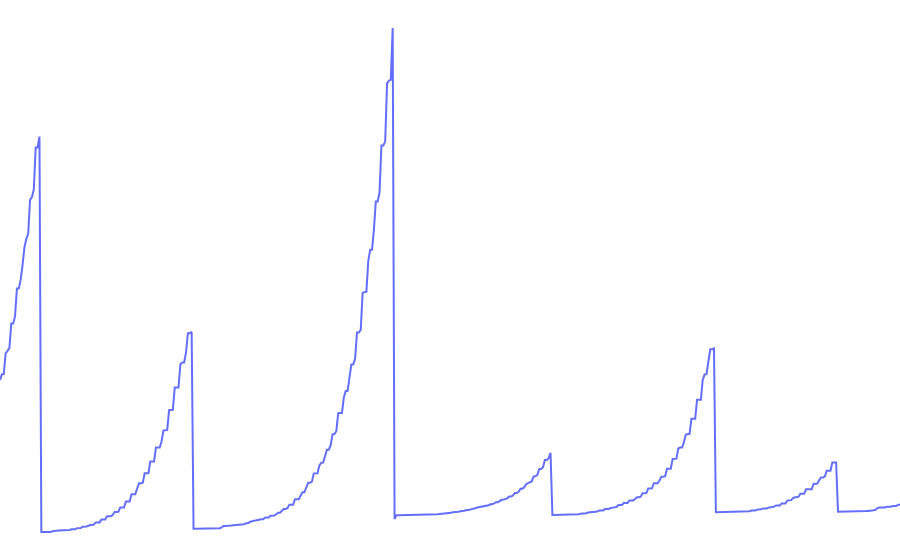

The cell this chart's notebook holds for it:
### Code cell
# # change plotly plot into sparkline
# layout = {
#     'xaxis': {'showgrid': False, 'showticklabels': False, 'zeroline': False},
#     'yasix': {'showgrid': False, 'showticklabels': False, 'zeroline': False},
#     'showlegend': False,
# }

# p.update_layout(
#     showlegend=False,
#     xaxis=dict(showgrid=False, showticklabels=False, zeroline=False, visible=False),
#     yaxis=dict(showgrid=False, showticklabels=False, zeroline=False, visible=False),
#     title=None,
#     margin=dict(l=0, r=0, t=0, b=0),
#     paper_bgcolor="rgba(0,0,0,0)",
#     plot_bgcolor="rgba(0,0,0,0)",
# )
# p

### Figure 1 — Plotly figure (JSON) as saved in the notebook; plotly's stock layout.template omitted (floating-point values rounded to 4 significant figures; data arrays with more than 128 entries replaced by an {"elided": "..."} marker saying what was removed)
{"data": [{"hovertemplate": "host=rstudio-connect-68785f94cc-qzvrm<br>timestamp=%{x}<br>memory=%{y}<extra></extra>", "legendgroup": "rstudio-connect-68785f94cc-qzvrm", "line": {"color": "#636efa", "dash": "solid"}, "marker": {"symbol": "circle"}, "mode": "lines", "name": "rstudio-connect-68785f94cc-qzvrm", "orientation": "v", "showlegend": true, "type": "scatter", "x": {"elided": "480 str values"}, "xaxis": "x", "y": {"elided": "480 int values"}, "yaxis": "y"}], "layout": {"legend": {"title": {"text": "host"}, "tracegroupgap": 0}, "margin": {"b": 0, "l": 0, "r": 0, "t": 0}, "paper_bgcolor": "rgba(0,0,0,0)", "plot_bgcolor": "rgba(0,0,0,0)", "showlegend": false, "title": {}, "xaxis": {"anchor": "y", "domain": [0, 1], "showgrid": false, "showticklabels": false, "title": {"text": "timestamp"}, "visible": false, "zeroline": false}, "yaxis": {"anchor": "x", "domain": [0, 1], "showgrid": false, "showticklabels": false, "title": {"text": "memory"}, "visible": false, "zeroline": false}}}
